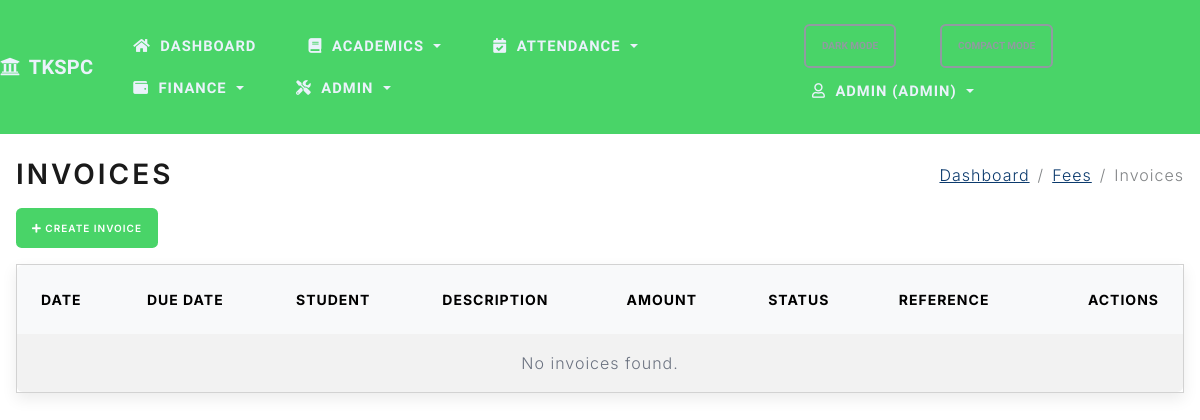
The app's page /finance/invoices (signed in), older data.
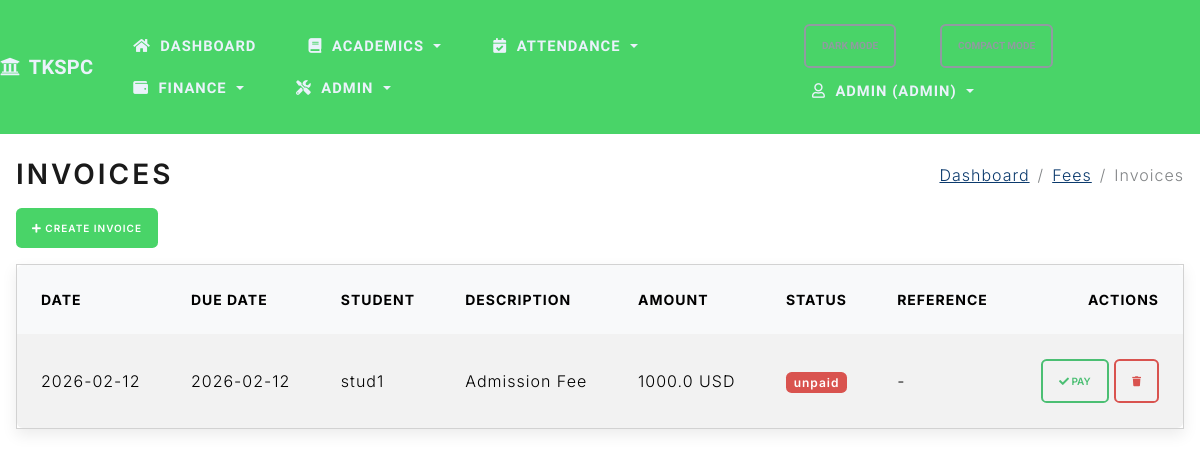
The same page, newer data.
### project/models.py (models this page shows, shortened)
class Invoice(db.Model):
    id = db.Column(db.Integer, primary_key=True)
    student_id = db.Column(db.Integer, db.ForeignKey('student.id'), nullable=False)
    amount_due = db.Column(db.Float, nullable=False)
    description = db.Column(db.String(200), nullable=True)
    issued_at = db.Column(db.DateTime, nullable=False, default=datetime.utcnow)
    due_date = db.Column(db.Date, nullable=True)
    status = db.Column(db.String(20), nullable=False, default='unpaid')  # unpaid, paid, partial
    paid_amount = db.Column(db.Float, nullable=False, default=0.0)
    currency = db.Column(db.String(10), nullable=False, default='USD')
    reference = db.Column(db.String(120), nullable=True)
    waiver_amount = db.Column(db.Float, nullable=False, default=0.0)
    discount_percent = db.Column(db.Float, nullable=True)
    tax_percent = db.Column(db.Float, nullable=True)
    @property
    def is_overdue(self):
        return self.due_date is not None and datetime.utcnow().date() > self.due_date and self.status != 'paid'

class Student(db.Model):
    id = db.Column(db.Integer, primary_key=True)
    name = db.Column(db.String(100), nullable=False)
    email = db.Column(db.String(120), unique=True, nullable=False)
    phone = db.Column(db.String(20), nullable=False)
    registration_number = db.Column(db.String(50), unique=True)
    roll_number = db.Column(db.String(50), unique=True)
    address = db.Column(db.Text)
    date_of_birth = db.Column(db.Date)
    gender = db.Column(db.String(20))
    admission_date = db.Column(db.Date)
    department_id = db.Column(db.Integer, db.ForeignKey('department.id'))
    guardian_name = db.Column(db.String(100))
    guardian_phone = db.Column(db.String(20))
    guardian_email = db.Column(db.String(100))
    status = db.Column(db.String(20), default='active')
    tutor_id = db.Column(db.Integer, db.ForeignKey('teacher.id'))
    nationality = db.Column(db.String(50))
    blood_group = db.Column(db.String(10))
    religion = db.Column(db.String(50))
    community = db.Column(db.String(50))
    sslc_marks = db.Column(db.Integer)
    hsc_marks = db.Column(db.Integer)
    current_year = db.Column(db.Integer)
    semester_id = db.Column(db.Integer, db.ForeignKey('semester.id'))
    section = db.Column(db.String(10))
    father_name = db.Column(db.String(100))
    mother_name = db.Column(db.String(100))
    emergency_contact_name = db.Column(db.String(100))
    emergency_contact_phone = db.Column(db.String(20))
    previous_school = db.Column(db.String(255))
    aadhar_no = db.Column(db.String(20))
    community_cert_no = db.Column(db.String(50))
    annual_income = db.Column(db.Float)
    income_cert_no = db.Column(db.String(50))
    temp_password = db.Column(db.String(100))
    courses = db.relationship('Course', secondary=enrollments, backref='students', lazy=True)
    attendances = db.relationship('Attendance', backref='student', lazy=True, cascade="all, delete-orphan")
    grades = db.relationship('Grade', backref='student', lazy=True, cascade="all, delete-orphan")
    fee_accounts = db.relationship('FeeAccount', backref='student', lazy=True, cascade="all, delete-orphan")
    invoices = db.relationship('Invoice', backref='student', lazy=True, cascade="all, delete-orphan")
    payments = db.relationship('FeePayment', backref='student', lazy=True, cascade="all, delete-orphan")
    parent_links = db.relationship('ParentStudentLink', backref='student', lazy=True, cascade="all, delete-orphan")

### project/routes.py (the view, shortened to what this page needs)
@app.route('/finance/invoices')
@crud_required('fee', 'read')
def list_invoices():
    role = session.get('role')
    user_email = session.get('user')
    query = Invoice.query
    invoices = query.order_by(Invoice.issued_at.desc()).all()
    return render_template('invoices.html', title='Invoices', invoices=invoices)

### project/routes.py (called while the page is built)
def crud_required(resource: str, action: str):
    def decorator(fn):
        @wraps(fn)
        def wrapper(*args, **kwargs):
            if not session.get('logged_in'):
                flash('Please log in to access this page.', 'warning')
                return redirect(url_for('login', next=request.path))
            role = session.get('role')
            allowed = CRUD_PERMISSIONS.get(resource, {}).get(action, [])
            if role not in allowed:
                flash('You are not authorized to perform this action.', 'danger')
                return redirect(url_for('index'))
            return fn(*args, **kwargs)
        return wrapper
    return decorator

### project/templates/invoices.html
{% extends 'base.html' %}
{% block page_title %}<h2 class="mb-0">Invoices</h2>{% endblock %}
{% block breadcrumbs %}
  <li class="breadcrumb-item"><a href="{{ url_for('dashboard') }}">Dashboard</a></li>
  <li class="breadcrumb-item"><a href="{{ url_for('finance_fees') }}">Fees</a></li>
  <li class="breadcrumb-item active" aria-current="page">Invoices</li>
{% endblock %}
{% block content %}
<div class="d-flex justify-content-between align-items-center mb-3">
  <div>
    <a href="{{ url_for('create_invoice') }}" class="btn btn-sm btn-primary mr-2"><i class="fas fa-plus"></i> Create Invoice</a>
  </div>
</div>
<div class="card">
  <div class="card-body p-0">
    <div class="table-responsive">
      <table class="table table-striped table-hover mb-0">
        <thead>
          <tr>
            <th>Date</th>
            <th>Due Date</th>
            <th>Student</th>
            <th>Description</th>
            <th>Amount</th>
            <th>Status</th>
            <th>Reference</th>
            <th class="text-end" style="min-width: 100px;">Actions</th>
          </tr>
        </thead>
        <tbody>
          {% for inv in invoices %}
          <tr class="{% if inv.is_overdue %}table-danger{% endif %}">
            <td>{{ inv.issued_at.strftime('%Y-%m-%d') }}</td>
            <td>{{ inv.due_date.strftime('%Y-%m-%d') if inv.due_date else 'N/A' }}</td>
            <td>{{ inv.student.name }}</td>
            <td>{{ inv.description }}</td>
            <td>{{ inv.amount_due }} {{ inv.currency }}</td>
            <td>
              <span class="badge bg-{{ 'success' if inv.status == 'paid' else ('warning' if inv.status == 'partial' else 'danger') }}">
                {{ inv.status }}
              </span>
            </td>
            <td>{{ inv.reference or '-' }}</td>
            <td class="text-end text-nowrap">
              {% if inv.status != 'paid' %}
              <form action="{{ url_for('pay_invoice', invoice_id=inv.id) }}" method="post" class="d-inline">
                <button type="submit" class="btn btn-sm btn-outline-success"><i class="fas fa-check"></i> Pay</button>
              </form>
              {% endif %}
              <form action="{{ url_for('delete_invoice', invoice_id=inv.id) }}" method="post" class="d-inline" onsubmit="return confirm('Are you sure you want to delete this invoice?');">
                <button type="submit" class="btn btn-sm btn-outline-danger"><i class="fas fa-trash"></i></button>
              </form>
            </td>
          </tr>
          {% endfor %}
          {% if invoices|length == 0 %}
          <tr>
            <td colspan="8" class="text-muted p-3 text-center">No invoices found.</td>
          </tr>
          {% endif %}
        </tbody>
      </table>
    </div>
  </div>
</div>
{% endblock %}

### project/templates/base.html (shortened to what this page needs)
<!DOCTYPE html>
<html>
<head>
    <link rel="stylesheet" href="https://cdn.jsdelivr.net/npm/bootswatch@5.3.2/dist/lux/bootstrap.min.css">
    <link rel="stylesheet" href="https://cdnjs.cloudflare.com/ajax/libs/font-awesome/5.15.4/css/all.min.css">
    <link rel="stylesheet" href="{{ url_for('static', filename='css/app.css') }}">
</head>
<body class="loading">
    <nav class="navbar navbar-expand-lg navbar-dark bg-tkspc sticky-top">
        <a class="navbar-brand" href="{{ url_for('students') }}"><i class="fas fa-university me-1"></i> TKSPC</a>
        <div class="collapse navbar-collapse" id="navMain">
            <ul class="navbar-nav me-auto">
                {% if session.get('logged_in') %}
                <li class="nav-item {% if request.endpoint == 'dashboard' %}active{% endif %}">
                    <a class="nav-link" href="{{ url_for('dashboard') }}" aria-label="Dashboard" data-bs-toggle="tooltip" data-bs-placement="bottom" title="Dashboard"><i class="fas fa-home me-1"></i><span class="nav-label">Dashboard</span></a>
                </li>
                <li class="nav-item dropdown">
                    <a class="nav-link dropdown-toggle" href="#" id="navAcademics" role="button" data-bs-toggle="dropdown" aria-expanded="false"><i class="fas fa-book me-1"></i><span class="nav-label">Academics</span></a>
                </li>
                <li class="nav-item dropdown">
                    <a class="nav-link dropdown-toggle" href="#" id="navAttendance" role="button" data-bs-toggle="dropdown" aria-expanded="false"><i class="fas fa-calendar-check me-1"></i><span class="nav-label">Attendance</span></a>
                </li>
                <li class="nav-item dropdown">
                    <a class="nav-link dropdown-toggle" href="#" id="navFinance" role="button" data-bs-toggle="dropdown" aria-expanded="false"><i class="fas fa-wallet me-1"></i><span class="nav-label">Finance</span></a>
                </li>
                {% if session.get('role') != 'parent' %}
                <li class="nav-item dropdown">
                    <a class="nav-link dropdown-toggle" href="#" id="navAdmin" role="button" data-bs-toggle="dropdown" aria-expanded="false"><i class="fas fa-tools me-1"></i><span class="nav-label">Admin</span></a>
                </li>
                {% endif %}
                {% endif %}
            </ul>
            <ul class="navbar-nav ms-auto">
                <li class="nav-item">
                    <button id="themeToggle" class="btn btn-sm btn-outline-secondary me-2" type="button">Dark Mode</button>
                </li>
                <li class="nav-item">
                    <button id="compactToggle" class="btn btn-sm btn-outline-secondary me-2" type="button">Compact Mode</button>
                </li>
                {% if session.get('logged_in') %}
                <li class="nav-item dropdown">
                    <a class="nav-link dropdown-toggle" href="#" id="navAccount" role="button" data-bs-toggle="dropdown" aria-expanded="false"><i class="far fa-user me-1"></i>{{ session.get('user') }} ({{ session.get('role', 'staff') }})</a>
                </li>
                {% else %}
                <li class="nav-item {% if request.endpoint == 'login' %}active{% endif %}"><a class="nav-link" href="{{ url_for('login') }}"><i class="fas fa-sign-in-alt mr-1"></i>Login</a></li>
                {% endif %}
            </ul>
        </div>
    </nav>
    <div class="container-fluid mt-4 px-3">
        <div class="d-flex justify-content-between align-items-center mb-3 page-header">
            <div>
                {% block page_title %}{% endblock %}
            </div>
            <nav aria-label="breadcrumb">
                <ol class="breadcrumb mb-0">
                    {% block breadcrumbs %}{% endblock %}
                </ol>
            </nav>
        </div>
        <div id="toastContainer" class="toast-container position-fixed p-3" style="top: 1rem; right: 1rem; z-index: 1080;">
        </div>
        {% block content %}{% endblock %}
    </div>
  </body>
</html>

### project/static/css/app.css (style rules this page uses)
:root { --bg: #ffffff; --text: #1f2937; --muted: #6b7280; --card-bg: #ffffff; --card-shadow: 0 0.35rem 0.9rem rgba(0,0,0,0.08); --table-header-bg: #f8f9fa; --tkspc-primary: #49d468; --tkspc-secondary: #f39c12; --tkspc-accent: #1abc9c; --link: #0b3a6d; --link-hover: #072a4d; }
body { background-color: var(--bg); color: var(--text); }
.container-fluid { font-family: 'Inter', system-ui, -apple-system, Segoe UI, Roboto, Helvetica, Arial, 'Apple Color Emoji', 'Segoe UI Emoji'; }
.navbar-brand { font-weight: 600; letter-spacing: 0.2px; }
.navbar .nav-link { padding: 0.5rem 0.6rem; font-size: 0.92rem; }
.navbar .navbar-nav { gap: 0.25rem; }
.navbar .nav-link { display: inline-flex; align-items: center; gap: 0.35rem; }
.navbar-dark.bg-tkspc { background-color: var(--tkspc-primary) !important; }
.navbar-dark .navbar-brand, .navbar-dark .nav-link { color: #eaf2fb; }
a { color: var(--link); }
@media (min-width: 993px) { .navbar .navbar-nav { flex-wrap: wrap; } }
.card { box-shadow: var(--card-shadow); background-color: var(--card-bg); }
table.table thead th { background-color: var(--table-header-bg); }
table.table td, table.table th { vertical-align: middle; }
.table-responsive { border-radius: 0.35rem; overflow-x: auto; -webkit-overflow-scrolling: touch; }
.text-nowrap { white-space: nowrap !important; }
.btn { border-radius: 0.35rem; }
.btn-primary { background-color: var(--tkspc-primary); border-color: var(--tkspc-primary); }
.badge { border-radius: 0.35rem; }
.breadcrumb { background: transparent; }
.breadcrumb .breadcrumb-item a { color: var(--link); }
.toast-container { pointer-events: none; }

Row changes from the older to the newer data that the page shows:
added Invoice: issued_at "2026-02-12", due_date "2026-02-12", student.name "stud1", description "Admission Fee", amount_due "1000.0", currency "USD", status "unpaid", reference "-"
Text that changed along with them:
text no longer shown: "No invoices found."
